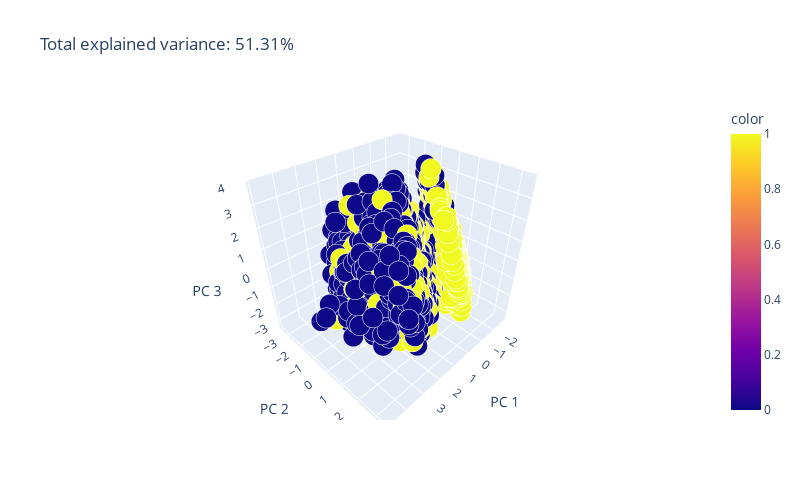

Here is the notebook cell this chart was saved with:
### Markdown cell above
PCA

### Code cell
pca = PCA(n_components=3)
components = pca.fit_transform(X)

total_var = pca.explained_variance_ratio_.sum() * 100

fig = px.scatter_3d(
    components, x=0, y=1, z=2, color=y, size=0.1 * np.ones(len(X)), opacity=1,
    title=f"Total explained variance: {total_var:.2f}%",
    labels={"0": "PC 1", "1": "PC 2", "2": "PC 3"},
    width=800, height=500
)
fig.show()

### Figure 1 — Plotly figure (JSON) as saved in the notebook; plotly's stock layout.template omitted (floating-point values rounded to 4 significant figures; data arrays with more than 128 entries replaced by an {"elided": "..."} marker saying what was removed)
{"data": [{"hovertemplate": "PC 1=%{x}<br>PC 2=%{y}<br>PC 3=%{z}<br>size=%{marker.size}<br>color=%{marker.color}<extra></extra>", "legendgroup": "", "marker": {"color": {"elided": "8693 int values"}, "coloraxis": "coloraxis", "opacity": 1, "size": {"elided": "8693 float values"}, "sizemode": "area", "sizeref": 0.00025, "symbol": "circle"}, "mode": "markers", "name": "", "scene": "scene", "showlegend": false, "x": {"elided": "8693 float values"}, "y": {"elided": "8693 float values"}, "z": {"elided": "8693 float values"}, "type": "scatter3d"}], "layout": {"scene": {"domain": {"x": [0.0, 1.0], "y": [0.0, 1.0]}, "xaxis": {"title": {"text": "PC 1"}}, "yaxis": {"title": {"text": "PC 2"}}, "zaxis": {"title": {"text": "PC 3"}}}, "coloraxis": {"colorbar": {"title": {"text": "color"}}, "colorscale": [[0.0, "#0d0887"], [0.1111, "#46039f"], [0.2222, "#7201a8"], [0.3333, "#9c179e"], [0.4444, "#bd3786"], [0.5556, "#d8576b"], [0.6667, "#ed7953"], [0.7778, "#fb9f3a"], [0.8889, "#fdca26"], [1.0, "#f0f921"]]}, "legend": {"tracegroupgap": 0, "itemsizing": "constant"}, "title": {"text": "Total explained variance: 51.31%"}, "height": 500, "width": 800}}
